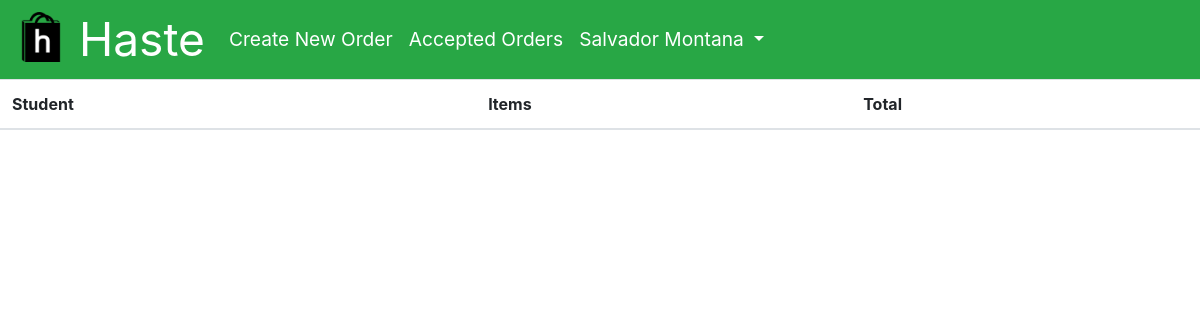
Before: /accepted_orders (signed in) with the older database file.
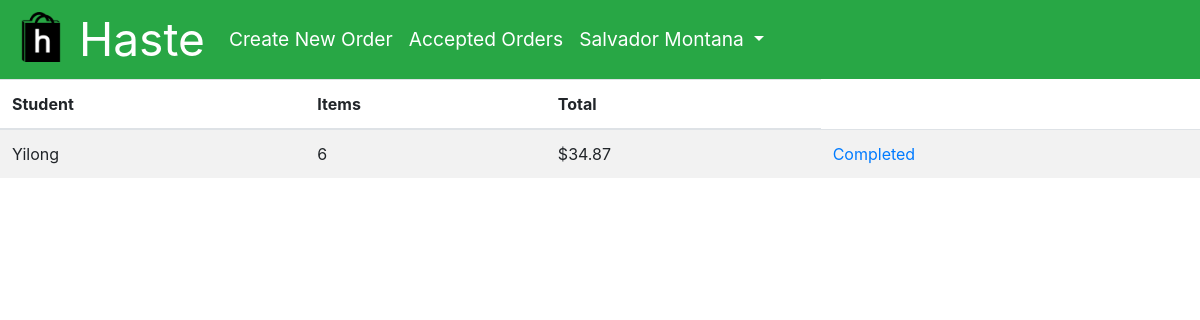
After: the same page with the newer database file.
### app/models.py (models this page shows, shortened)
class Order(db.Model):
    id = db.Column(db.Integer, primary_key=True)
    time_of_order = db.Column(db.DateTime, default=datetime.utcnow)
    placed_by = db.Column(db.Integer, db.ForeignKey('user.id'))
    accepted_by = db.Column(db.Integer, db.ForeignKey('user.id'))
    completed = db.Column(db.Boolean, default=False)
    contents = db.relationship('Content', backref='cart', lazy='dynamic', cascade="all, delete-orphan")

class User(UserMixin, db.Model):
    id = db.Column(db.Integer, primary_key=True)
    phone = db.Column(db.String(10), index=True, unique=True)
    email = db.Column(db.String(128), index=True, unique=True)
    password_hash = db.Column(db.String(128))
    first_name = db.Column(db.String(48))
    last_name = db.Column(db.String(48))
    school = db.Column(db.String(128), index=True)
    orders = db.relationship('Order', foreign_keys='[Order.placed_by]', backref='author', lazy='dynamic', cascade="save-update")
    completed_orders = db.relationship('Order', foreign_keys='[Order.accepted_by]', backref='shopper', lazy='dynamic', cascade="save-update")
    balance = db.Column(db.Float, default=0)

### app/main/routes.py (the view)
@bp.route('/accepted_orders')
@login_required
def accepted_orders():
    orders = Order.query.filter_by(shopper=current_user).order_by(desc(Order.time_of_order)).all()
    quantity_price = []
    for order in orders:
        quantity = Content.query.with_entities(func.sum(Content.quantity).label('total_q')).filter(Content.order_id==order.id)[0].total_q
        sum = get_total_price(order)
        quantity_price.append({'quantity': quantity, 'sum': sum})
    return render_template('accepted_orders.html', rqp=zip(orders, quantity_price))

### app/main/routes.py (called while the page is built)
def get_total_price(order):
    price = db.engine.execute("SELECT ROUND(SUM(content.quantity * item.price), 2) as sum FROM content JOIN item ON content.item_id=item.id WHERE order_id=:val", {'val': order.id})
    sum = 0
    for row in price:
        sum = row['sum']
    return sum

### app/models.py (called while the page is built)
@login.user_loader
def load_user(id):
    return User.query.get(int(id))

### app/templates/accepted_orders.html (shortened to what this page needs)
{% extends "base.html" %}
{% block content %}
<table id="accepted-feed" class="table table-striped table-hover">
    <thead>
        <tr>
            <th scope="col">Student</th>
            <th scope="col">Items</th>
            <th scope="col">Total</th>
        </tr>
    </thead>
    <tbody>
        {% for order, qp in rqp %}
            <tr class='clickable-row' data-href="{{ url_for('main.order', id=order.id) }}">
                {% if current_user.id==order.placed_by %}
                <td>You (<a href="{{ url_for('main.delete_order', id=order.id) }}">delete</a>)</td>
                {% else %}
                <td scope="row">{{ order.author.first_name }}</td>
                {% endif %}
                <td scope="row">{{ qp['quantity'] }}</td>
                <td scope="row">{{ "$%.2f"|format(qp['sum']) }}</td>
                <td><a href="{{ url_for('main.complete_order', id=order.id) }}">Completed</a></td>
            </tr>
        {% endfor %}
    </tbody>
</table>
{% endblock %}

Changed rows visible on the page:
now on this page (row edited): Order: author.first_name "Yilong", quantity "6", sum "$34.87"
